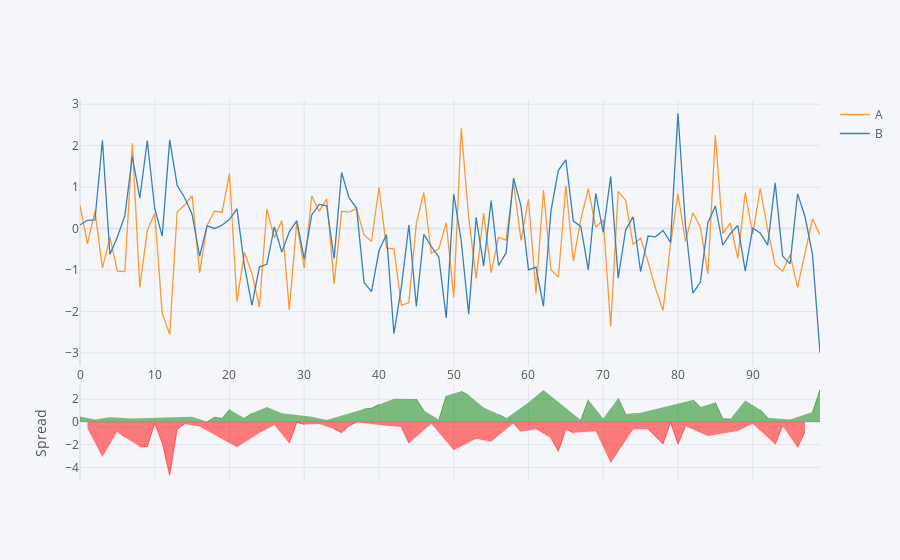

This figure's notebook cell:
### Markdown cell above
## Spread

### Code cell
df[['A','B']].iplot(kind='spread')
